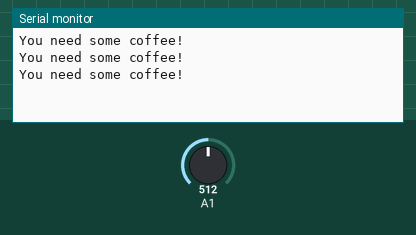
This sketch was run on a simulated Arduino Uno, built with avr-gcc and run on an emulated ATmega328P. Parts: the last lines printed to the serial monitor. The inputs (shaded band) are chosen by the test bench; at power-on: A1 = 512.

Above: at 1.3 s.
1.4 s: A1 set to 889
2.9 s: A1 set to 918
At 3.4 s:
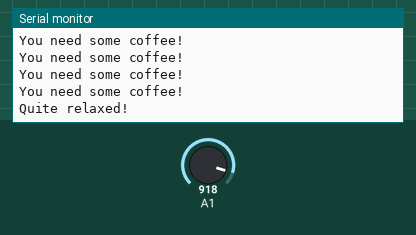
5.0 s: A1 set to 936
At 5.4 s:
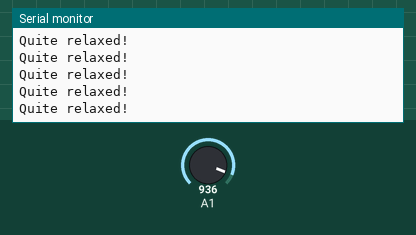
6.5 s: A1 set to 957
At 6.9 s:
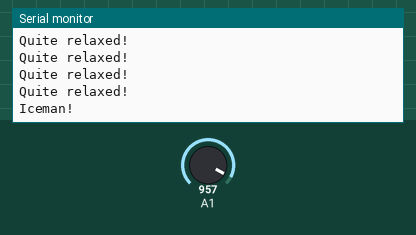
8.5 s: A1 set to 1014
At 8.9 s:
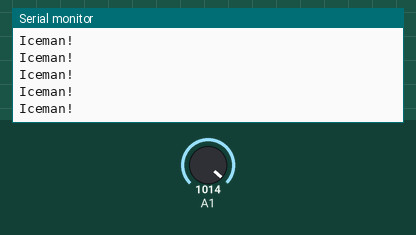
10.0 s: A1 set to 1023
At 10.4 s:
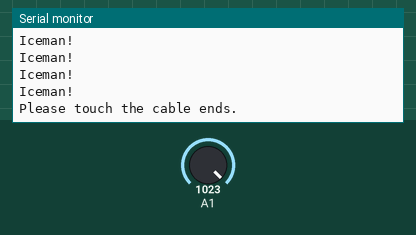

Measured:
- the behaviour switches between 900 and 901 on A1 (found by bisection; images 0 and 1)
- the behaviour switches between 950 and 951 on A1 (found by bisection; images 2 and 3)
- the behaviour switches between 1022 and 1023 on A1 (found by bisection; images 4 and 5)
- after the input at 2.9 s, the serial monitor: prints a new line after 0.10 s (image 1)
- after the input at 6.5 s, the serial monitor: prints a new line at once (image 3)
- after the input at 10.0 s, the serial monitor: prints a new line at once (image 5)

The sketch:

StressTest.ino
```cpp
/**
 * Plug in one wire in A1 and leave the other end free
 * Plug in one wire in GND and leave the other end free
 *
 * take the free cable ends between your thumb and forefinger and
 * watch the serial output :-)
 *
 *
*/


void setup() {
  pinMode(A1, INPUT_PULLUP);
  Serial.begin(9600);
}

void loop() {
  int s = analogRead(A1);
  if (s > 1022) {
    Serial.println("Please touch the cable ends.");
  } else if (s<=1022 && s > 950){
    Serial.println("Iceman!");
  } else if (s<=950 && s > 900 ){
    Serial.println("Quite relaxed!");
  } else {
    Serial.println("You need some coffee!");
  }


  delay(500);

}
```
